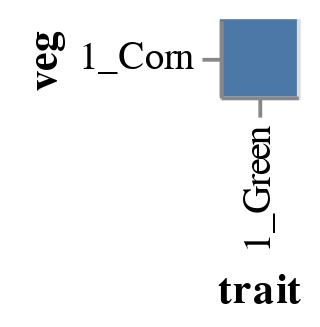

Notebook cell for this chart:
### Code cell
one_square_heatmap = alt.Chart(df).mark_rect().encode(
    x = 'trait',
    y = 'veg'
).transform_filter(
    (datum.trait == '1_Green') & (datum.veg == '1_Corn')
)

one_square_heatmap

### Figure 1 — Vega-Lite specification as saved in the notebook (floating-point values rounded to 4 significant figures)
{"config": {"view": {"continuousWidth": 400, "continuousHeight": 300}}, "data": {"name": "data-39f9d319c3f1fa0701a2f2e8a04001de"}, "mark": "rect", "encoding": {"x": {"type": "nominal", "field": "trait"}, "y": {"type": "nominal", "field": "veg"}}, "transform": [{"filter": "((datum.trait === '1_Green') && (datum.veg === '1_Corn'))"}], "$schema": "https://vega.github.io/schema/vega-lite/v4.8.1.json", "datasets": {"data-39f9d319c3f1fa0701a2f2e8a04001de": [{"veg": "1_Corn", "trait": "1_Green", "votes": 6}, {"veg": "2_Squash", "trait": "1_Green", "votes": 8}, {"veg": "3_Brussel sprouts", "trait": "1_Green", "votes": 10}, {"veg": "4_Green beans", "trait": "1_Green", "votes": 20}, {"veg": "5_Peas", "trait": "1_Green", "votes": 23}, {"veg": "1_Corn", "trait": "2_Yellow", "votes": 29}, {"veg": "2_Squash", "trait": "2_Yellow", "votes": 27}, {"veg": "3_Brussel sprouts", "trait": "2_Yellow", "votes": 21}, {"veg": "4_Green beans", "trait": "2_Yellow", "votes": 17}, {"veg": "5_Peas", "trait": "2_Yellow", "votes": 5}, {"veg": "1_Corn", "trait": "3_Cheap", "votes": 18}, {"veg": "2_Squash", "trait": "3_Cheap", "votes": 17}, {"veg": "3_Brussel sprouts", "trait": "3_Cheap", "votes": 16}, {"veg": "4_Green beans", "trait": "3_Cheap", "votes": 16}, {"veg": "5_Peas", "trait": "3_Cheap", "votes": 15}, {"veg": "1_Corn", "trait": "4_Tasty", "votes": 30}, {"veg": "2_Squash", "trait": "4_Tasty", "votes": 13}, {"veg": "3_Brussel sprouts", "trait": "4_Tasty", "votes": 4}, {"veg": "4_Green beans", "trait": "4_Tasty", "votes": 9}, {"veg": "5_Peas", "trait": "4_Tasty", "votes": 19}, {"veg": "1_Corn", "trait": "5_Gross", "votes": 7}, {"veg": "2_Squash", "trait": "5_Gross", "votes": 11}, {"veg": "3_Brussel sprouts", "trait": "5_Gross", "votes": 19}, {"veg": "4_Green beans", "trait": "5_Gross", "votes": 7}, {"veg": "5_Peas", "trait": "5_Gross", "votes": 2}]}}
